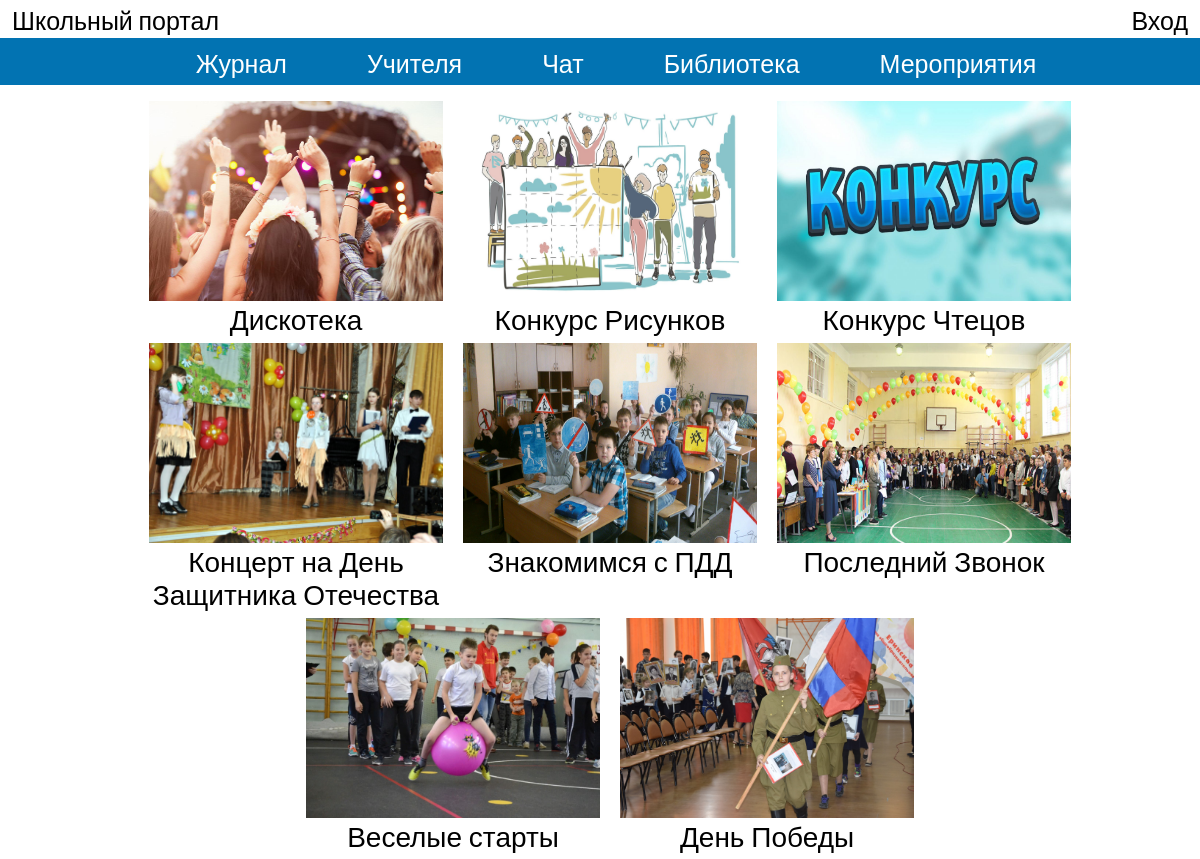
Screenshot of /events.php with the database file from the repository.
### tables this page shows
CREATE TABLE `events` (
  `id` int(11) NOT NULL,
  `fio` text NOT NULL,
  `about` text NOT NULL,
  `img` text NOT NULL
);

### events.php (the view, shortened to what this page needs)
<?php
require_once "blocks/header.php"
?>
    <div class="candidates">
        <div class="container">
            <div class="candidates__inner">
                <?php
                require_once "php/connect.php";
                $sql = "SELECT `id`, `fio`, `about`, `img` FROM `events`";
                $candidates = $mysql->query($sql);
                while ($candidate = $candidates->fetch_assoc()) :
                ?>
                    <div class="candidate">
                        <form action="vote.php" method="POST" id="<?php echo $candidate['id'] ?>">
                            <a href="candidat.php?id=<?php echo $candidate['id'] ?>">
                                <img src="<?php echo $candidate['img'] ?>" alt="">
                                <h3><?= $candidate['fio'] ?></h3>
                            </a>
                        </form>
                 </div>
                <?php endwhile;
                ?>
            </div>
        </div>
    </div>
    <?php require_once("blocks/footer.php"); ?>

### style/style.css (style rules this page uses)
* { margin: 0; padding: 0; box-sizing: border-box; font-family: 'Oswald', sans-serif; }
a { text-decoration: none; color: black; }
.container { width: 100%; max-width: 1200px; margin: 0 auto; }
.candidates__inner { display: flex; flex-wrap: wrap; justify-content: center; }
.candidate { width: 25%; margin-left: 20px; text-align: center; }
.candidate img { width: 100%; height: 200px; }

### rows the page displays
events: img (picture), fio "Дискотека"
events: img (picture), fio "Конкурс Рисунков"
events: img (picture), fio "Конкурс Чтецов"
events: img (picture), fio "Концерт на День Защитника Отечества"
events: img (picture), fio "Знакомимся с ПДД"
events: img (picture), fio "Последний Звонок"
events: img (picture), fio "Веселые старты"
events: img (picture), fio "День Победы"
